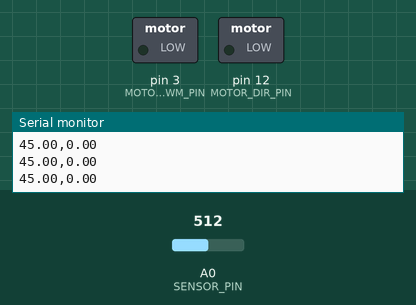
Bench run of a sketch on a simulated Arduino Uno, built with avr-gcc and run on an emulated ATmega328P. On the bench: switched loads named in the sketch (green lamp = pin HIGH), the last lines printed to the serial monitor. The test bench sets the inputs (shaded band); at power-on: A0 (SENSOR_PIN) = 512.

Above: at 1.2 s.
1.3 s: A0 (SENSOR_PIN) set to 514
At 1.8 s:
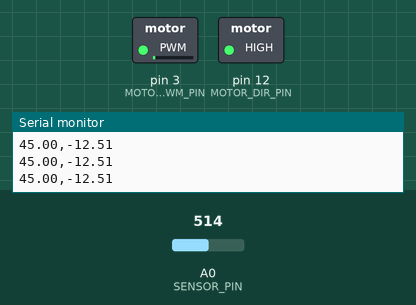
2.8 s: A0 (SENSOR_PIN) set to 716
At 3.7 s:
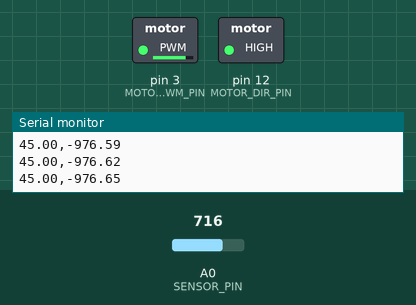
5.8 s: A0 (SENSOR_PIN) set to 900
8.8 s: A0 (SENSOR_PIN) set to 1023
11.8 s: A0 (SENSOR_PIN) set to 306
At 12.9 s:
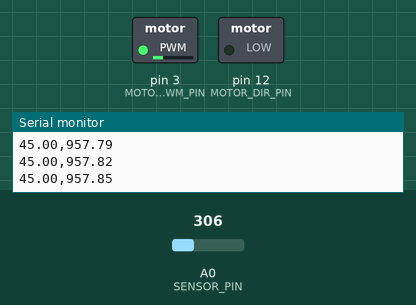
Timing chart, 0 to 14.3 s (numbered marks = the images above; inputs shaded):
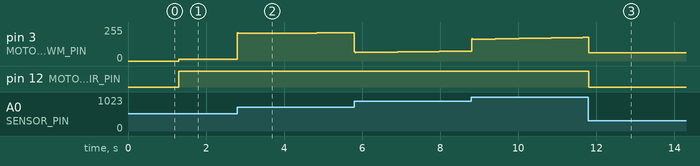

Measured:
- the behaviour switches between 513 and 514 on A0 (SENSOR_PIN) (found by bisection; images 0 and 1)
- after the input at 1.3 s, pin 3 (MOTOR_PWM_PIN): 0/255 → 12/255 at once; pin 12 (MOTOR_DIR_PIN): LOW → HIGH at once
- after the input at 2.8 s, pin 3 (MOTOR_PWM_PIN): moves from 12/255 to 212/255 over 2.5 s, starting at once
- after the input at 11.8 s, pin 12 (MOTOR_DIR_PIN): HIGH → LOW at once

The sketch:

positionpid_tester.ino
```cpp
#include <Stepper.h>

#define SENSOR_PIN A0
#define MOTOR_PWM_PIN 3
#define MOTOR_DIR_PIN 12

unsigned long prevTime;
double input, output, setpoint;
double errorSum, prevError;
double kP, kI, kD;

void setup() {
  Serial.begin(9600);

  // configure motor
  pinMode(MOTOR_PWM_PIN, OUTPUT);
  pinMode(MOTOR_DIR_PIN, OUTPUT);
  digitalWrite(MOTOR_PWM_PIN, LOW);
  digitalWrite(MOTOR_DIR_PIN, LOW);
  analogWrite(MOTOR_PWM_PIN, 0);

  // pid constants
  kP = 50;
  kI = 0.0001;
  kD = 4;
}

void loop() {
  input = map(analogRead(SENSOR_PIN), 41, 981, 0, 360); // position of position sensor
  setpoint = 180;

  // compute update time interval
  unsigned long currTime = millis();
  double deltaTime = (double) (currTime - prevTime);

  // compute errors
  double error = setpoint - input;
  errorSum += (error * deltaTime);
  double dError = (error - prevError) / deltaTime;

  // compute output
  output = kP * error + kI * errorSum + kD * dError;
  setMotor(output);
  Serial.println(String(setpoint/4) + "," + String(output/4));

  // reset values
  prevError = error;
  prevTime = currTime;
}

void setMotor(int value) {
  if(value > 255) value = 255;
  if(value < 0) digitalWrite(MOTOR_DIR_PIN, HIGH);
  else digitalWrite(MOTOR_DIR_PIN, LOW);

  value = value/4;
  analogWrite(MOTOR_PWM_PIN, abs(value));
}
```
